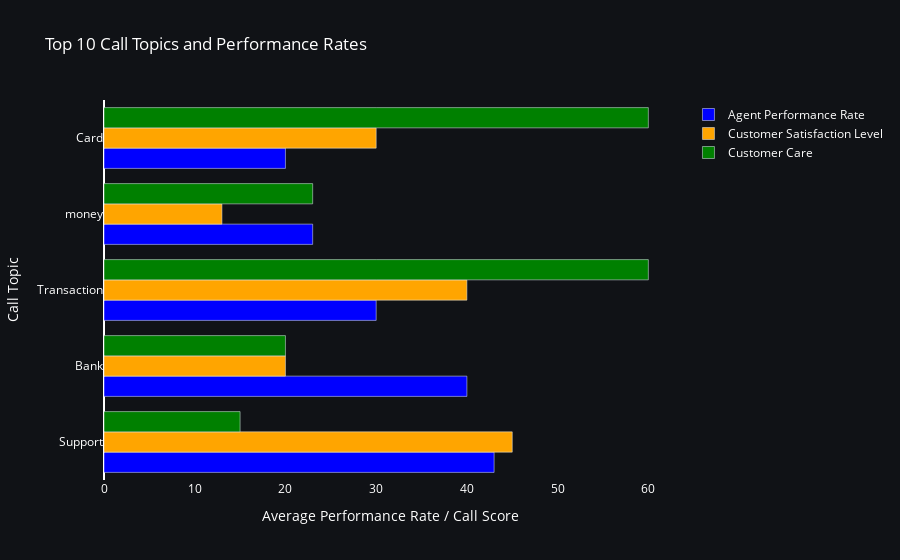

The code cell stored with this chart in its notebook:
### Code cell
data = {'call_topic': ['Card', 'Transaction', 'Bank', 'Support', 'money'],
        'agent_performance_rate': [20, 30, 40, 43, 23],
        'customer_performance_rate': [30, 40, 20, 45, 13],
        'call_score': [60, 60, 20, 15, 23]}
df = pd.DataFrame(data)

plot_top_performances(df)

### Figure 1 — Plotly figure (JSON) as saved in the notebook; plotly's stock layout.template omitted (floating-point values rounded to 4 significant figures)
{"data": [{"marker": {"color": "blue"}, "name": "Agent Performance Rate", "orientation": "h", "type": "bar", "x": [43, 40, 30, 23, 20], "y": ["Support", "Bank", "Transaction", "money", "Card"]}, {"marker": {"color": "orange"}, "name": "Customer Satisfaction Level", "orientation": "h", "type": "bar", "x": [45, 20, 40, 13, 30], "y": ["Support", "Bank", "Transaction", "money", "Card"]}, {"marker": {"color": "green"}, "name": "Customer Care", "orientation": "h", "type": "bar", "x": [15, 20, 60, 23, 60], "y": ["Support", "Bank", "Transaction", "money", "Card"]}], "layout": {"barmode": "group", "font": {"color": "white"}, "paper_bgcolor": "rgb(16,18,22)", "plot_bgcolor": "rgb(16,18,22)", "title": {"text": "Top 10 Call Topics and Performance Rates"}, "xaxis": {"showgrid": false, "title": {"text": "Average Performance Rate / Call Score"}}, "yaxis": {"showgrid": false, "title": {"text": "Call Topic"}}}}
